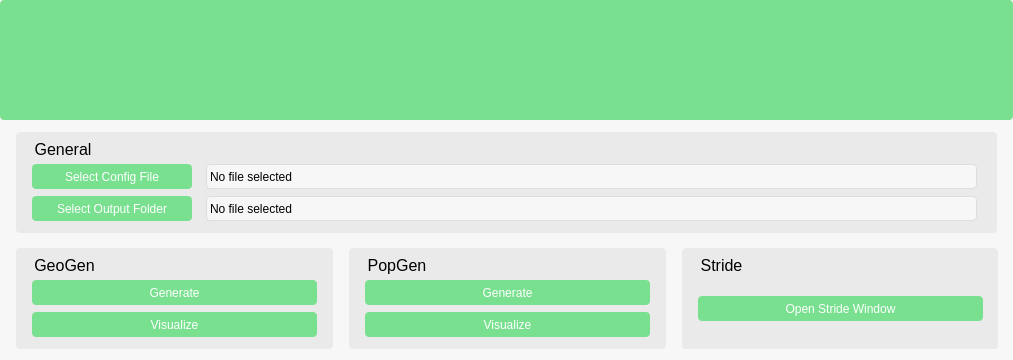
<?xml version="1.0" encoding="UTF-8"?>
<ui version="4.0">
 <class>MainWindow</class>
 <widget class="QMainWindow" name="MainWindow">
  <property name="geometry">
   <rect>
    <x>0</x>
    <y>0</y>
    <width>1013</width>
    <height>360</height>
   </rect>
  </property>
  <property name="windowTitle">
   <string>PeryiteUI - Main Window</string>
  </property>
  <property name="autoFillBackground">
   <bool>false</bool>
  </property>
  <property name="styleSheet">
   <string notr="true"/>
  </property>
  <widget class="QWidget" name="centralWidget">
   <property name="enabled">
    <bool>true</bool>
   </property>
   <property name="styleSheet">
    <string notr="true">QWidget {
	font: 10pt &quot;FreeSans&quot;;
 	background-color: #f7f7f7;
}

QLabel {
 	background-color: #f7f7f7;
 	color: black;
  	border: 1px solid #dddddd;
	border-radius: 4px;
}

QPushButton {
	background-color: #78e08f;
	color: white;
	border: none;
	border-radius: 4px;
}

QPushButton:hover {
	background-color: #3c6382;
}

QGroupBox {
	border: none;
	background-color: #eaeaea;
	font-size: 16px;
	text-align: center;
	border-radius: 4px;
}

QGroupBox:title {
	left: 16;
	top: 8;
}

QToolTip {
	font: 10pt &quot;FreeSans&quot;;
 	background-color: #f7f7f7;
	border-radius: 4px;
}</string>
   </property>
   <widget class="QGroupBox" name="GeoGenGroup">
    <property name="geometry">
     <rect>
      <x>16</x>
      <y>248</y>
      <width>317</width>
      <height>101</height>
     </rect>
    </property>
    <property name="title">
     <string>GeoGen</string>
    </property>
    <property name="flat">
     <bool>false</bool>
    </property>
    <property name="checkable">
     <bool>false</bool>
    </property>
    <widget class="QPushButton" name="Geo_generateGeoGen">
     <property name="geometry">
      <rect>
       <x>16</x>
       <y>32</y>
       <width>285</width>
       <height>25</height>
      </rect>
     </property>
     <property name="text">
      <string>Generate</string>
     </property>
    </widget>
    <widget class="QPushButton" name="Geo_visualizeGeoGen">
     <property name="geometry">
      <rect>
       <x>16</x>
       <y>64</y>
       <width>285</width>
       <height>25</height>
      </rect>
     </property>
     <property name="text">
      <string>Visualize</string>
     </property>
    </widget>
   </widget>
   <widget class="QGroupBox" name="GeneralGroup">
    <property name="geometry">
     <rect>
      <x>16</x>
      <y>132</y>
      <width>981</width>
      <height>101</height>
     </rect>
    </property>
    <property name="title">
     <string>General</string>
    </property>
    <property name="flat">
     <bool>false</bool>
    </property>
    <property name="checkable">
     <bool>false</bool>
    </property>
    <widget class="QLabel" name="General_outputFolderLabel">
     <property name="geometry">
      <rect>
       <x>190</x>
       <y>64</y>
       <width>771</width>
       <height>25</height>
      </rect>
     </property>
     <property name="frameShape">
      <enum>QFrame::Box</enum>
     </property>
     <property name="frameShadow">
      <enum>QFrame::Plain</enum>
     </property>
     <property name="text">
      <string>No file selected</string>
     </property>
    </widget>
    <widget class="QPushButton" name="General_outputFolderSelect">
     <property name="geometry">
      <rect>
       <x>16</x>
       <y>64</y>
       <width>160</width>
       <height>25</height>
      </rect>
     </property>
     <property name="text">
      <string>Select Output Folder</string>
     </property>
    </widget>
    <widget class="QPushButton" name="General_configFileSelect">
     <property name="geometry">
      <rect>
       <x>16</x>
       <y>32</y>
       <width>160</width>
       <height>25</height>
      </rect>
     </property>
     <property name="text">
      <string>Select Config File</string>
     </property>
    </widget>
    <widget class="QLabel" name="General_configFileLabel">
     <property name="geometry">
      <rect>
       <x>190</x>
       <y>32</y>
       <width>771</width>
       <height>25</height>
      </rect>
     </property>
     <property name="frameShape">
      <enum>QFrame::Box</enum>
     </property>
     <property name="frameShadow">
      <enum>QFrame::Plain</enum>
     </property>
     <property name="text">
      <string>No file selected</string>
     </property>
    </widget>
   </widget>
   <widget class="QGroupBox" name="PopGenGroup">
    <property name="geometry">
     <rect>
      <x>349</x>
      <y>248</y>
      <width>317</width>
      <height>101</height>
     </rect>
    </property>
    <property name="title">
     <string>PopGen</string>
    </property>
    <property name="flat">
     <bool>false</bool>
    </property>
    <property name="checkable">
     <bool>false</bool>
    </property>
    <widget class="QPushButton" name="Pop_generatePopGen">
     <property name="geometry">
      <rect>
       <x>16</x>
       <y>32</y>
       <width>285</width>
       <height>25</height>
      </rect>
     </property>
     <property name="text">
      <string>Generate</string>
     </property>
    </widget>
    <widget class="QPushButton" name="Pop_visualizePopGen">
     <property name="geometry">
      <rect>
       <x>16</x>
       <y>64</y>
       <width>285</width>
       <height>25</height>
      </rect>
     </property>
     <property name="text">
      <string>Visualize</string>
     </property>
    </widget>
   </widget>
   <widget class="QGroupBox" name="StrideGroup">
    <property name="geometry">
     <rect>
      <x>682</x>
      <y>248</y>
      <width>316</width>
      <height>101</height>
     </rect>
    </property>
    <property name="title">
     <string>Stride</string>
    </property>
    <property name="flat">
     <bool>false</bool>
    </property>
    <property name="checkable">
     <bool>false</bool>
    </property>
    <widget class="QPushButton" name="openStrideWindow">
     <property name="geometry">
      <rect>
       <x>16</x>
       <y>48</y>
       <width>285</width>
       <height>25</height>
      </rect>
     </property>
     <property name="text">
      <string>Open Stride Window</string>
     </property>
    </widget>
   </widget>
   <widget class="QGroupBox" name="logoBox">
    <property name="geometry">
     <rect>
      <x>0</x>
      <y>0</y>
      <width>1013</width>
      <height>120</height>
     </rect>
    </property>
    <property name="styleSheet">
     <string notr="true">QWidget {
	background-color: #78e08f;
}</string>
    </property>
    <property name="title">
     <string/>
    </property>
    <widget class="QGraphicsView" name="logo">
     <property name="geometry">
      <rect>
       <x>356</x>
       <y>0</y>
       <width>300</width>
       <height>120</height>
      </rect>
     </property>
     <property name="frameShape">
      <enum>QFrame::NoFrame</enum>
     </property>
     <property name="verticalScrollBarPolicy">
      <enum>Qt::ScrollBarAlwaysOff</enum>
     </property>
     <property name="horizontalScrollBarPolicy">
      <enum>Qt::ScrollBarAlwaysOff</enum>
     </property>
    </widget>
   </widget>
  </widget>
 </widget>
 <layoutdefault spacing="6" margin="11"/>
 <resources/>
 <connections/>
</ui>
